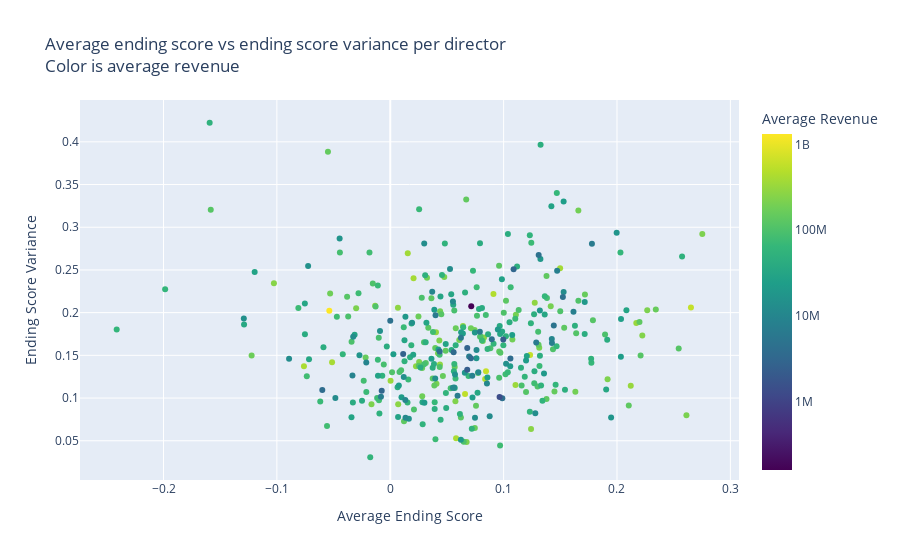

Notebook code for this chart:
### Code cell
fig = px.scatter(
    pd.DataFrame({
    'Average Ending Score': director_avg_score,
    'Ending Score Variance': director_score_variance,
    'Average Revenue': director_avg_revenue
}),
    x='Average Ending Score',
    y='Ending Score Variance',
    color=np.log10(director_avg_revenue),
    hover_name=director_avg_score.index,
    color_continuous_scale='Viridis',
    title='Average ending score vs ending score variance per director<br>Color is average revenue'
)

fig.update_layout(
    xaxis_title='Average Ending Score',
    yaxis_title='Ending Score Variance',
    coloraxis_colorbar=dict(title='Average Revenue', tickvals=[6, 7, 8, 9], ticktext=['1M', '10M', '100M', '1B'])
)

fig.show()

fig.write_html("../../assets/img/rq3/director_avg_score_vs_score_variance.html")

### Figure 1 — Plotly figure (JSON) as saved in the notebook; plotly's stock layout.template omitted (floating-point values rounded to 4 significant figures; data arrays with more than 128 entries replaced by an {"elided": "..."} marker saying what was removed)
{"data": [{"hovertemplate": "<b>%{hovertext}</b><br><br>Average Ending Score=%{x}<br>Ending Score Variance=%{y}<br>color=%{marker.color}<extra></extra>", "hovertext": {"elided": "357 str values"}, "legendgroup": "", "marker": {"color": {"elided": "357 float values"}, "coloraxis": "coloraxis", "symbol": "circle"}, "mode": "markers", "name": "", "orientation": "v", "showlegend": false, "type": "scatter", "x": {"elided": "357 float values"}, "xaxis": "x", "y": {"elided": "357 float values"}, "yaxis": "y"}], "layout": {"coloraxis": {"colorbar": {"ticktext": ["1M", "10M", "100M", "1B"], "tickvals": [6, 7, 8, 9], "title": {"text": "Average Revenue"}}, "colorscale": [[0, "#440154"], [0.1111, "#482878"], [0.2222, "#3e4989"], [0.3333, "#31688e"], [0.4444, "#26828e"], [0.5556, "#1f9e89"], [0.6667, "#35b779"], [0.7778, "#6ece58"], [0.8889, "#b5de2b"], [1, "#fde725"]]}, "legend": {"tracegroupgap": 0}, "title": {"text": "Average ending score vs ending score variance per director<br>Color is average revenue"}, "xaxis": {"anchor": "y", "domain": [0, 1], "title": {"text": "Average Ending Score"}}, "yaxis": {"anchor": "x", "domain": [0, 1], "title": {"text": "Ending Score Variance"}}}}
